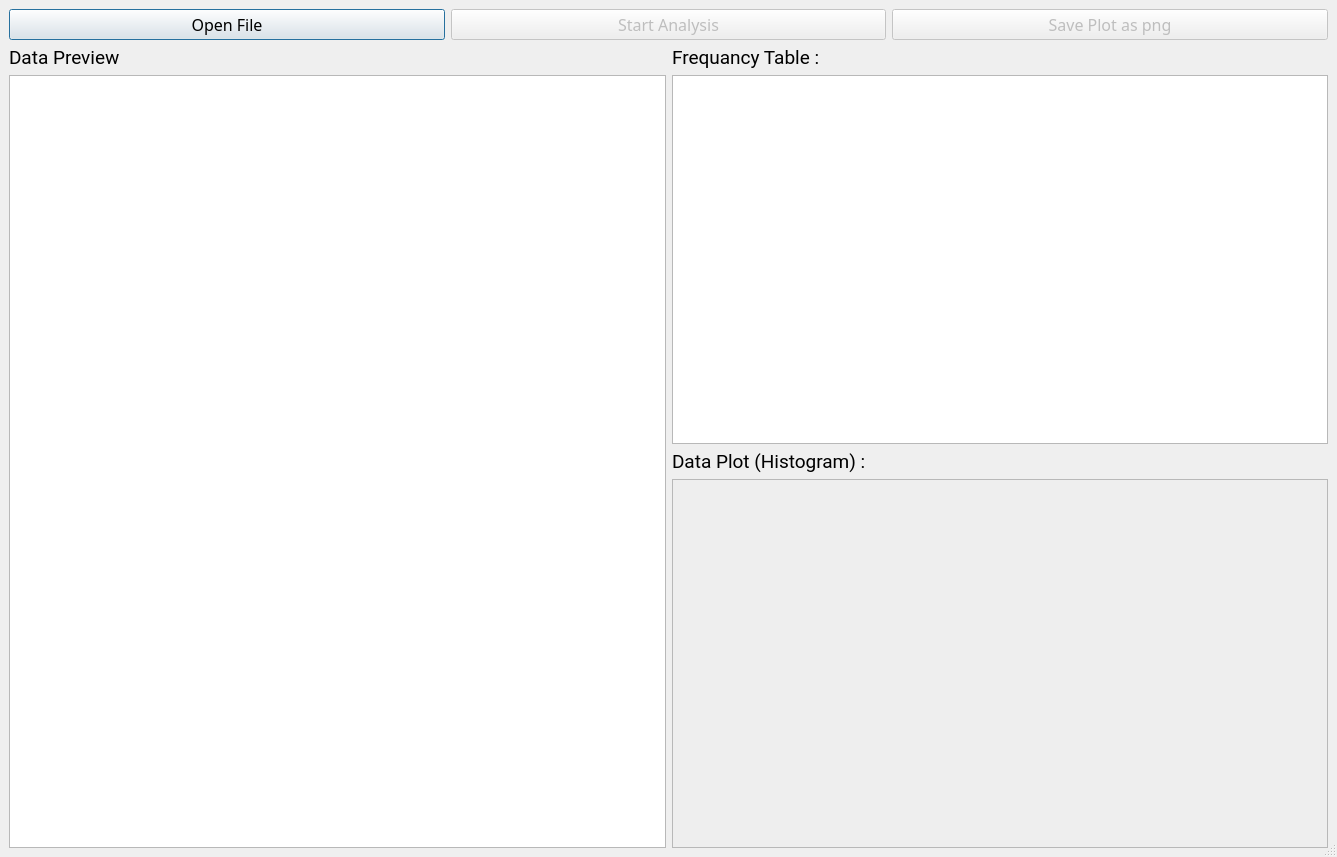
<?xml version="1.0" encoding="UTF-8"?>
<ui version="4.0">
 <class>Dialog</class>
 <widget class="QDialog" name="Dialog">
  <property name="geometry">
   <rect>
    <x>0</x>
    <y>0</y>
    <width>1337</width>
    <height>857</height>
   </rect>
  </property>
  <property name="cursor">
   <cursorShape>ArrowCursor</cursorShape>
  </property>
  <property name="windowTitle">
   <string>Probability Project</string>
  </property>
  <property name="sizeGripEnabled">
   <bool>true</bool>
  </property>
  <property name="modal">
   <bool>true</bool>
  </property>
  <layout class="QVBoxLayout" name="verticalLayout">
   <property name="leftMargin">
    <number>9</number>
   </property>
   <property name="topMargin">
    <number>9</number>
   </property>
   <property name="rightMargin">
    <number>9</number>
   </property>
   <property name="bottomMargin">
    <number>9</number>
   </property>
   <item>
    <layout class="QHBoxLayout" name="buttonslay">
     <property name="sizeConstraint">
      <enum>QLayout::SetDefaultConstraint</enum>
     </property>
     <item>
      <widget class="QPushButton" name="open_file">
       <property name="font">
        <font>
         <family>Cascadia Code</family>
         <pointsize>12</pointsize>
        </font>
       </property>
       <property name="cursor">
        <cursorShape>PointingHandCursor</cursorShape>
       </property>
       <property name="text">
        <string>Open File</string>
       </property>
      </widget>
     </item>
     <item>
      <widget class="QPushButton" name="start_analysis">
       <property name="enabled">
        <bool>false</bool>
       </property>
       <property name="font">
        <font>
         <family>Cascadia Code</family>
         <pointsize>12</pointsize>
        </font>
       </property>
       <property name="cursor">
        <cursorShape>PointingHandCursor</cursorShape>
       </property>
       <property name="text">
        <string>Start Analysis</string>
       </property>
      </widget>
     </item>
     <item>
      <widget class="QPushButton" name="save_pl">
       <property name="enabled">
        <bool>false</bool>
       </property>
       <property name="font">
        <font>
         <family>Cascadia Code</family>
         <pointsize>12</pointsize>
        </font>
       </property>
       <property name="cursor">
        <cursorShape>PointingHandCursor</cursorShape>
       </property>
       <property name="text">
        <string>Save Plot as png</string>
       </property>
      </widget>
     </item>
    </layout>
   </item>
   <item>
    <layout class="QGridLayout" name="tableslay">
     <property name="sizeConstraint">
      <enum>QLayout::SetMaximumSize</enum>
     </property>
     <item row="0" column="0">
      <widget class="QLabel" name="label">
       <property name="font">
        <font>
         <family>Roboto</family>
         <pointsize>14</pointsize>
        </font>
       </property>
       <property name="text">
        <string>Data Preview</string>
       </property>
      </widget>
     </item>
     <item row="0" column="1">
      <widget class="QLabel" name="label_2">
       <property name="font">
        <font>
         <family>Roboto</family>
         <pointsize>14</pointsize>
        </font>
       </property>
       <property name="text">
        <string>Frequancy Table :</string>
       </property>
      </widget>
     </item>
     <item row="1" column="1">
      <widget class="QTableView" name="freq_dist">
       <property name="styleSheet">
        <string notr="true"/>
       </property>
      </widget>
     </item>
     <item row="3" column="1">
      <widget class="QFrame" name="plot_pre">
       <property name="sizePolicy">
        <sizepolicy hsizetype="Preferred" vsizetype="Expanding">
         <horstretch>0</horstretch>
         <verstretch>0</verstretch>
        </sizepolicy>
       </property>
       <property name="styleSheet">
        <string notr="true">background-color: #eee;</string>
       </property>
       <property name="frameShape">
        <enum>QFrame::StyledPanel</enum>
       </property>
       <property name="frameShadow">
        <enum>QFrame::Raised</enum>
       </property>
       <layout class="QGridLayout" name="gridLayout_2">
        <item row="0" column="0">
         <layout class="QGridLayout" name="plot_grid"/>
        </item>
       </layout>
      </widget>
     </item>
     <item row="2" column="1">
      <widget class="QLabel" name="label_3">
       <property name="font">
        <font>
         <family>Roboto</family>
         <pointsize>14</pointsize>
        </font>
       </property>
       <property name="text">
        <string>Data Plot (Histogram) :</string>
       </property>
      </widget>
     </item>
     <item row="1" column="0" rowspan="3">
      <widget class="QTableView" name="pre_data">
       <property name="styleSheet">
        <string notr="true"/>
       </property>
      </widget>
     </item>
    </layout>
   </item>
  </layout>
 </widget>
 <resources/>
 <connections/>
</ui>
